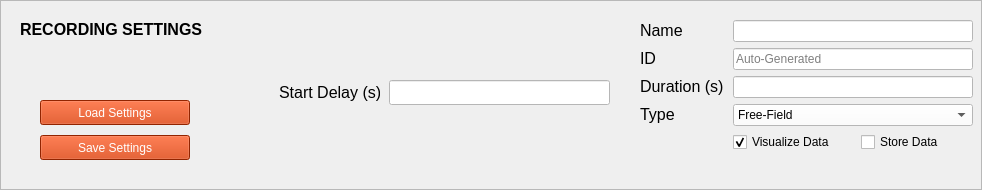
									<widget class="QFrame" name="main_tab_RecordingSettings_Frame">
										<property name="minimumSize">
											<size>
												<width>0</width>
												<height>175</height>
											</size>
										</property>
										<property name="frameShape">
											<enum>QFrame::StyledPanel</enum>
										</property>
										<property name="frameShadow">
											<enum>QFrame::Raised</enum>
										</property>
										<widget class="QLabel" name="main_tab_RecordingSettings_Label">
											<property name="geometry">
												<rect>
													<x>20</x>
													<y>20</y>
													<width>221</width>
													<height>16</height>
												</rect>
											</property>
											<property name="text">
												<string>&lt;html&gt;&lt;head/&gt;&lt;body&gt;&lt;p&gt;&lt;span style=&quot;
													font-size:12pt; font-weight:600;&quot;&gt;RECORDING SETTINGS&lt;/span&gt;&lt;/p&gt;&lt;/body&gt;&lt;/html&gt;
												</string>
											</property>
										</widget>
										<widget class="QWidget" name="formLayoutWidget_2">
											<property name="geometry">
												<rect>
													<x>640</x>
													<y>20</y>
													<width>333</width>
													<height>161</height>
												</rect>
											</property>
											<layout class="QFormLayout" name="main_tab_Recording_Settings_Form">
												<item row="0" column="0">
													<widget class="QLabel" name="main_tab_RecordingSettings_name_Label">
														<property name="text">
															<string>&lt;html&gt;&lt;head/&gt;&lt;body&gt;&lt;p align=&quot;right&quot;&gt;&lt;span
																style=&quot; font-size:12pt;&quot;&gt;Name&lt;/span&gt;&lt;/p&gt;&lt;/body&gt;&lt;/html&gt;
															</string>
														</property>
														<property name="buddy">
															<cstring>main_tab_RecordingSettings_name_LineEdit</cstring>
														</property>
													</widget>
												</item>
												<item row="0" column="1">
													<widget class="QLineEdit"
													        name="main_tab_RecordingSettings_name_LineEdit">
														<property name="styleSheet">
															<string notr="true">background-color: rgb(255, 255, 255);
																font: 12pt &quot;MS Shell Dlg 2&quot;;
																color: rgb(0, 0, 0)
															</string>
														</property>
														<property name="text">
															<string/>
														</property>
														<property name="maxLength">
															<number>20</number>
														</property>
													</widget>
												</item>
												<item row="1" column="0">
													<widget class="QLabel" name="main_tab_Localization_latitudLabel_2">
														<property name="text">
															<string>&lt;html&gt;&lt;head/&gt;&lt;body&gt;&lt;p&gt;&lt;span
																style=&quot; font-size:12pt;&quot;&gt;ID&lt;/span&gt;&lt;/p&gt;&lt;/body&gt;&lt;/html&gt;
															</string>
														</property>
														<property name="buddy">
															<cstring>main_tab_RecordingSettings_id_LineEdit</cstring>
														</property>
													</widget>
												</item>
												<item row="1" column="1">
													<widget class="QLineEdit"
													        name="main_tab_RecordingSettings_id_LineEdit">
														<property name="enabled">
															<bool>false</bool>
														</property>
														<property name="styleSheet">
															<string notr="true">background-color: rgb(255, 255, 255);
																font: 12pt &quot;MS Shell Dlg 2&quot;;
																color: rgb(0, 0, 0)
															</string>
														</property>
														<property name="maxLength">
															<number>10</number>
														</property>
														<property name="placeholderText">
															<string>Auto-Generated</string>
														</property>
													</widget>
												</item>
												<item row="2" column="0">
													<widget class="QLabel"
													        name="main_tab_RecordingSettings_durationLabel">
														<property name="text">
															<string>&lt;html&gt;&lt;head/&gt;&lt;body&gt;&lt;p&gt;&lt;span
																style=&quot; font-size:12pt;&quot;&gt;Duration (s)&lt;/span&gt;&lt;/p&gt;&lt;/body&gt;&lt;/html&gt;
															</string>
														</property>
														<property name="buddy">
															<cstring>main_tab_RecordingSettings_durationLineEdit
															</cstring>
														</property>
													</widget>
												</item>
												<item row="2" column="1">
													<widget class="QLineEdit"
													        name="main_tab_RecordingSettings_durationLineEdit">
														<property name="styleSheet">
															<string notr="true">background-color: rgb(255, 255, 255);
																font: 12pt &quot;MS Shell Dlg 2&quot;;
																color: rgb(0, 0, 0)
															</string>
														</property>
														<property name="maxLength">
															<number>4</number>
														</property>
													</widget>
												</item>
												<item row="3" column="0">
													<widget class="QLabel" name="main_tab_longitud_Label_3">
														<property name="text">
															<string>&lt;html&gt;&lt;head/&gt;&lt;body&gt;&lt;p align=&quot;right&quot;&gt;&lt;span
																style=&quot; font-size:12pt;&quot;&gt;Type&lt;/span&gt;&lt;/p&gt;&lt;/body&gt;&lt;/html&gt;
															</string>
														</property>
														<property name="buddy">
															<cstring>main_tab_RecordingSettings_type_DropDown</cstring>
														</property>
													</widget>
												</item>
												<item row="3" column="1">
													<widget class="QComboBox"
													        name="main_tab_RecordingSettings_type_DropDown">
														<property name="styleSheet">
															<string notr="true">background-color: rgb(255, 255, 255);
																font: 12pt &quot;MS Shell Dlg 2&quot;;
																color: rgb(0, 0, 0)
															</string>
														</property>
														<property name="maxCount">
															<number>10</number>
														</property>
														<item>
															<property name="text">
																<string>Free-Field</string>
															</property>
														</item>
														<item>
															<property name="text">
																<string>Laboratory</string>
															</property>
														</item>
														<item>
															<property name="text">
																<string>Building</string>
															</property>
														</item>
													</widget>
												</item>
												<item row="4" column="1">
													<layout class="QHBoxLayout"
													        name="main_tab_visualize_store_horizontalLayout">
														<property name="spacing">
															<number>15</number>
														</property>
														<item>
															<widget class="QCheckBox"
															        name="main_tab_RecordingSettings_visualize_checkBox">
																<property name="styleSheet">
																	<string notr="true">font: 12pt &quot;MS Shell Dlg 2&quot;;</string>
																</property>
																<property name="text">
																	<string>Visualize Data</string>
																</property>
																<property name="checked">
																	<bool>true</bool>
																</property>
															</widget>
														</item>
														<item>
															<widget class="QCheckBox"
															        name="main_tab_RecordingSettings_store_checkBox">
																<property name="styleSheet">
																	<string notr="true">font: 12pt &quot;MS Shell Dlg 2&quot;;</string>
																</property>
																<property name="text">
																	<string>Store Data</string>
																</property>
															</widget>
														</item>
													</layout>
												</item>
											</layout>
										</widget>
										<widget class="QWidget" name="verticalLayoutWidget_2">
											<property name="geometry">
												<rect>
													<x>40</x>
													<y>100</y>
													<width>152</width>
													<height>71</height>
												</rect>
											</property>
											<layout class="QVBoxLayout" name="verticalLayout_3">
												<property name="spacing">
													<number>10</number>
												</property>
												<property name="sizeConstraint">
													<enum>QLayout::SetFixedSize</enum>
												</property>
												<item>
													<widget class="QPushButton"
													        name="main_tab_RecordingSettings_LOAD_SETTINGS_Button">
														<property name="minimumSize">
															<size>
																<width>150</width>
																<height>25</height>
															</size>
														</property>
														<property name="maximumSize">
															<size>
																<width>150</width>
																<height>25</height>
															</size>
														</property>
														<property name="styleSheet">
															<string notr="true">background-color:rgb(204, 51, 0);
																color: rgb(255, 255, 255);
																font: 12pt &quot;MS Shell Dlg 2&quot;;
															</string>
														</property>
														<property name="text">
															<string>Load Settings</string>
														</property>
													</widget>
												</item>
												<item>
													<widget class="QPushButton"
													        name="main_tab_RecordingSettings__SAVE_button">
														<property name="minimumSize">
															<size>
																<width>150</width>
																<height>25</height>
															</size>
														</property>
														<property name="maximumSize">
															<size>
																<width>150</width>
																<height>25</height>
															</size>
														</property>
														<property name="styleSheet">
															<string notr="true">background-color:rgb(204, 51, 0);
																color: rgb(255, 255, 255);
																font: 12pt &quot;MS Shell Dlg 2&quot;;
															</string>
														</property>
														<property name="text">
															<string>Save Settings</string>
														</property>
													</widget>
												</item>
											</layout>
										</widget>
										<widget class="QLabel" name="main_tab_RecordingSettings_delay_Label">
											<property name="geometry">
												<rect>
													<x>279</x>
													<y>80</y>
													<width>101</width>
													<height>25</height>
												</rect>
											</property>
											<property name="text">
												<string>&lt;html&gt;&lt;head/&gt;&lt;body&gt;&lt;p&gt;&lt;span style=&quot;
													font-size:12pt;&quot;&gt;Start Delay (s)&lt;/span&gt;&lt;/p&gt;&lt;/body&gt;&lt;/html&gt;
												</string>
											</property>
											<property name="buddy">
												<cstring>main_tab_RecordingSettings_durationLineEdit</cstring>
											</property>
										</widget>
										<widget class="QLineEdit" name="main_tab_RecordingSettings_delay_LineEdit">
											<property name="geometry">
												<rect>
													<x>389</x>
													<y>80</y>
													<width>221</width>
													<height>25</height>
												</rect>
											</property>
											<property name="styleSheet">
												<string notr="true">background-color: rgb(255, 255, 255);
													font: 12pt &quot;MS Shell Dlg 2&quot;;
													color: rgb(0, 0, 0)
												</string>
											</property>
											<property name="maxLength">
												<number>4</number>
											</property>
										</widget>
									</widget>
